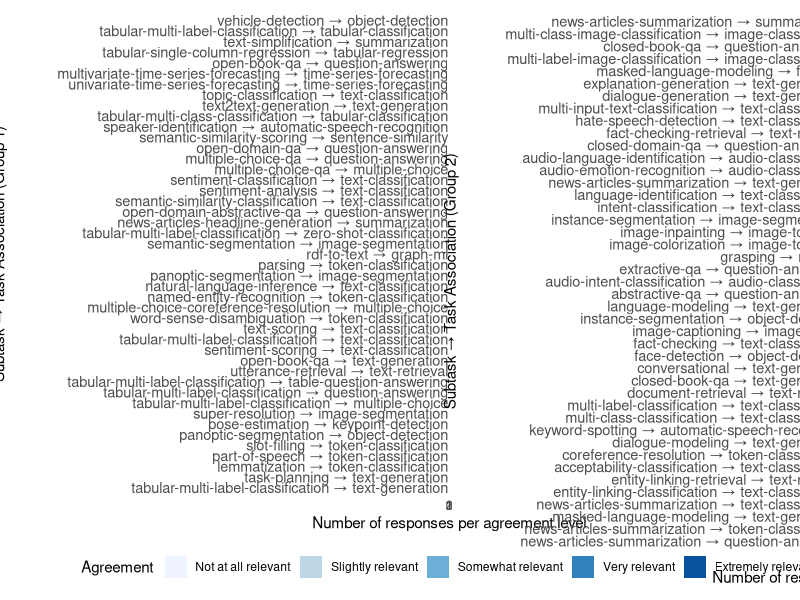
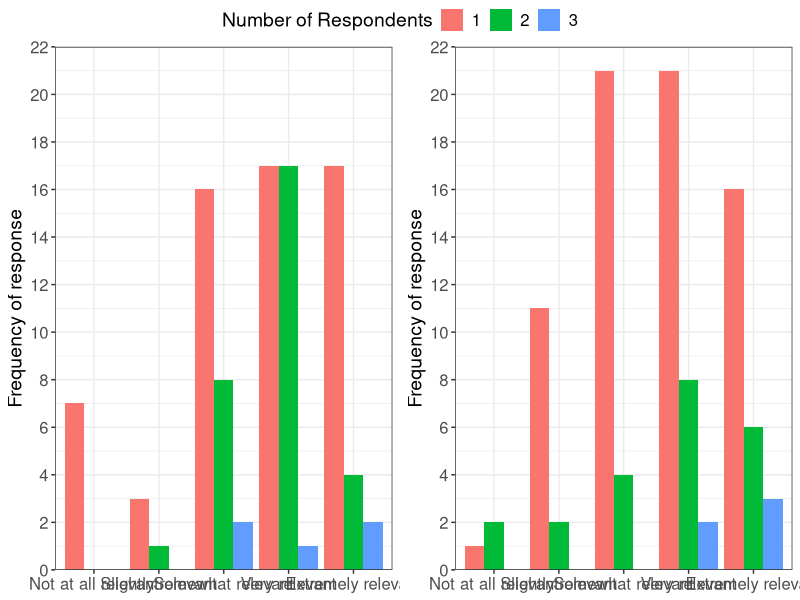
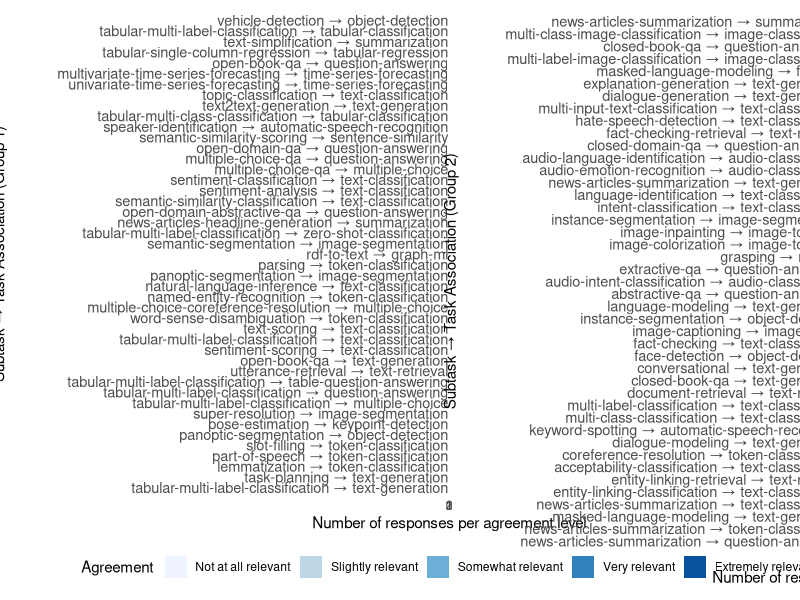
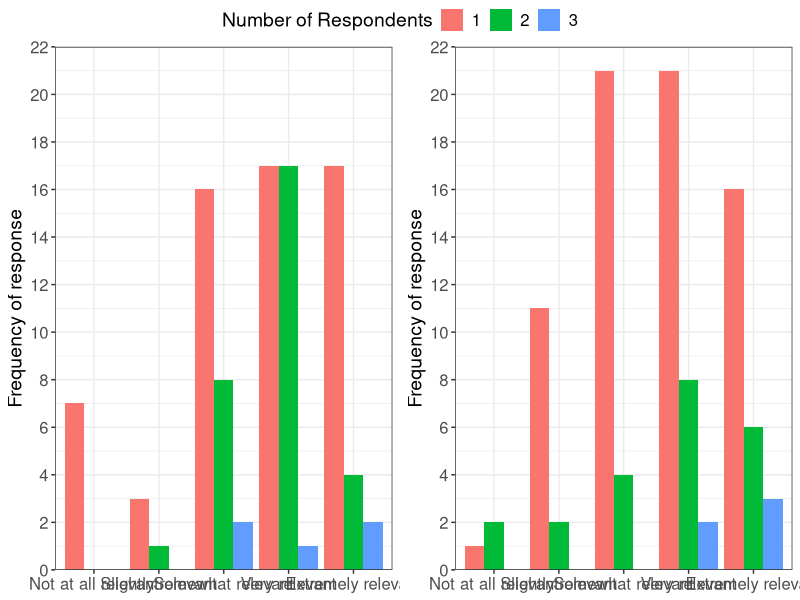

Here is the R script that generated these plots, in order:
library(tidyverse)
library(scales)
library(ggpubr)
library(cowplot)

data_df <- read.csv("data/results.csv") 
data_df <- na.omit(data_df)

# Task normalization for visualization
data_df$task <- gsub(
  "Subtask : (.*) - Task\\(s\\) : (.*)",
  "\\1 → \\2",
  data_df$task
)

# -----------------------------------
# Agreement level normalization for analysis and visualization
data_df$reported.agreement <- factor(
  data_df$reported.agreement,
  levels = c(
    "Not at all relevant",
    "Slightly relevant",
    "Somewhat relevant",
    "Very relevant",
    "Extremely relevant"
  )
)

agreement_scores <- c(
  "Not at all relevant" = 1,
  "Slightly relevant" = 2,
  "Somewhat relevant" = 3,
  "Very relevant" = 4,
  "Extremely relevant" = 5
)

data_df <- data_df %>%
  mutate(
    agreement_score = agreement_scores[reported.agreement]
  )

task_order <- data_df %>%
  group_by(task) %>%
  summarise(mean_agreement = mean(agreement_score, na.rm = TRUE)) %>%
  arrange(mean_agreement)

data_df$task <- factor(
  data_df$task,
  levels = task_order$task
)

#----------------------------------
# Agreement level per task-subtask association

# Charts common styling
common_theme <- theme(
  plot.margin = margin(
    t = 10,
    r = 10,
    b = 10,
    l = 40
  ),
  panel.grid = element_blank(),
  axis.text.y = element_text(size = 10.5, margin = margin(r = -2))
)

# Group 1 responses
p1 <- ggplot(subset(data_df, questionnaire_id == 1), aes(x = task, fill = reported.agreement)) +
  geom_bar() +
  scale_fill_brewer(palette = "Blues") +
  coord_flip() +
  theme_minimal() + common_theme + theme(legend.position = "bottom") +
  labs(
    x = "Subtask → Task Association (Group 1)",
    y = "Number of responses per agreement level",
    fill = "Agreement"
  )

# Group 2 responses
p2 <- ggplot(subset(data_df, questionnaire_id == 2), aes(x = task, fill = reported.agreement)) +
  geom_bar() +
  scale_fill_brewer(palette = "Blues") +
  coord_flip() +
  theme_minimal() + common_theme + theme(legend.position = "none") +
  labs(
    x = "Subtask → Task Association (Group 2)",
    y = "Number of responses per agreement level",
    fill = "Agreement"
  )

aligned <- align_plots(
  p1,
  p2,
  align = "v",
  axis = "l"
)

ggarrange(
  aligned[[1]],
  aligned[[2]],
  ncol = 2
)

ggsave("charts/agreement_task.png", device = "png", width = 20, height = 10)


#-----------------------
# Frequency of agreement level cooccurrence

# Charts common styling
freq_common_theme <- theme(axis.text.x = element_text(size = 12), 
                           axis.text.y = element_text(size = 12),
                           axis.title.x = element_blank(),
                           axis.title.y = element_text(size = 14),
                           legend.title = element_text(size = 14), 
                           legend.text = element_text(size=12)) 

freq_y_axis =  scale_y_continuous(
  limits = c(0, 22),
  breaks = seq(0, 22, 2),
  expand = c(0, 0)
)

# Group 1
count_group1 <- subset(data_df, questionnaire_id == 1) %>% group_by(task, reported.agreement) %>% summarise(count = n())
agreement_group1 <- count_group1 %>% 
  group_by(reported.agreement, count) %>% 
  summarise(freq=n()) %>%
  ungroup() %>%
  complete(
    reported.agreement,
    count,
    fill = list(freq = 0)
  )

freq1 <- ggplot(agreement_group1, aes(x = reported.agreement, y = freq,  fill = as.factor(count))) +
  geom_col(position = "dodge") +
  theme_bw() + 
  freq_common_theme +
  labs(y = "Frequency of response", 
       fill = "Number of Respondents") +
  freq_y_axis

# Group 2
count_group2 <- subset(data_df, questionnaire_id == 2) %>% group_by(task, reported.agreement) %>% summarise(count = n())
agreement_group2 <- count_group2 %>% 
  group_by(reported.agreement, count) %>% 
  summarise(freq=n()) %>%
  ungroup() %>%
  complete(
    reported.agreement,
    count,
    fill = list(freq = 0)
  )


freq2 <- ggplot(agreement_group2, aes(x = reported.agreement, y = freq,  fill = as.factor(count))) +
  geom_col(position = "dodge") +
  theme_bw() + freq_common_theme +
  labs(y = "Frequency of response", 
       fill = "Number of Respondents") +
  freq_y_axis 


ggarrange(
  freq1,
  freq2,
  ncol = 2,
  common.legend = TRUE,
  legend = "top"
)

ggsave("charts/agreement_freq.png", device = "png", width = 15, height = 5)
